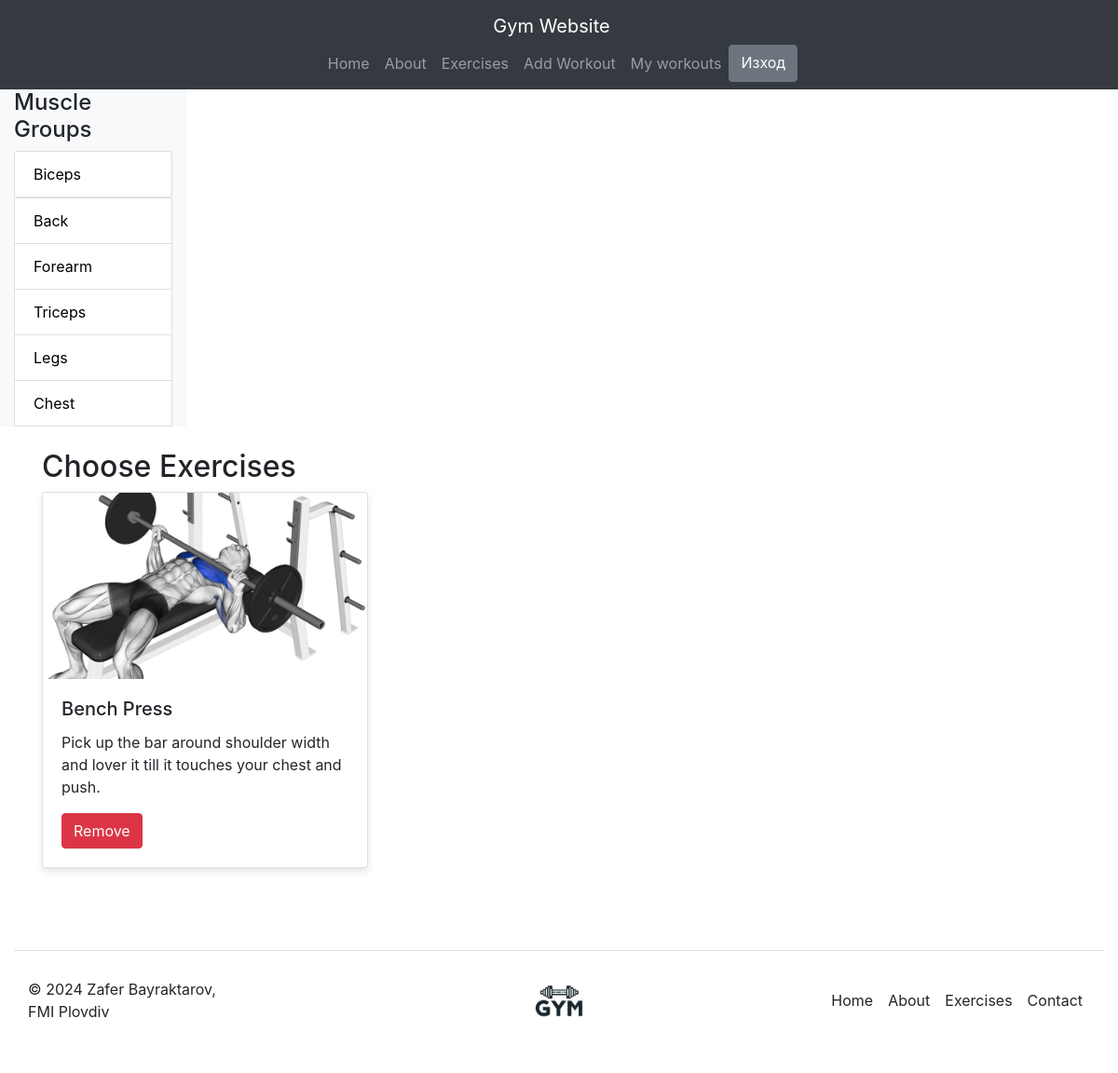
The app's page /my_workouts.php?kid=6 (signed in) with its own data.
### tables this page shows
CREATE TABLE IF NOT EXISTS `exercise_type` (
  `Ex_type_ID` int NOT NULL AUTO_INCREMENT COMMENT 'ПК',
  `Name` varchar(100) NOT NULL COMMENT 'Вид на упражнение',
  `Description` varchar(500) NOT NULL COMMENT 'Описание',
  PRIMARY KEY (`Ex_type_ID`)
);

CREATE TABLE IF NOT EXISTS `workouts` (
  `Workout_ID` int NOT NULL AUTO_INCREMENT COMMENT 'ПК',
  `Name` varchar(100) NOT NULL COMMENT 'Наимонование на упражнение',
  `Image_Url` varchar(255) NOT NULL COMMENT 'Път към изображение',
  `Description` varchar(500) NOT NULL COMMENT 'Описание на упражнение',
  `Type_ID` int DEFAULT NULL COMMENT 'Вид на упражнение',
  PRIMARY KEY (`Workout_ID`),
  KEY `Type_ID` (`Type_ID`)
);

### my_workouts.php (the view, shortened to what this page needs)
<?php
require 'layout/init.inc';
if (isset($_REQUEST['kid'])) {
$kid =  (int)$_REQUEST['kid'];
}
$query   = "SELECT *
FROM  exercise_type ";
  $result = $mysqli->query($query);
require 'layout/nav.inc';
print ('
<div class="container-fluid">
    <div class="row">
      <div class="col-md-2 bg-light sidebar">
        <h4>Muscle Groups</h4>
        <ul class="list-group">
        ');
        while($row = $result->fetch_assoc()){
        print'
          <a id="aBlack" class="list-group-item" href="my_workouts.php?kid='.$row['Ex_type_ID'].'">
        '.htmlspecialchars(stripslashes($row['Name'])).'
          </a>
          </ul>
          ';
        }
        if(isset($kid)) {
            $user =$_SESSION['Account_Id'];
        $query   = "SELECT workouts.Name as WName,exercise_type.Name as TName, exercise_type.Description as TDescription,workouts.Description as WDescription,workouts.Image_Url,workouts.Workout_ID,Type_ID,myworkouts.Account_ID
        FROM workouts RIGHT JOIN exercise_type ON workouts.Type_ID = exercise_type.Ex_type_ID
        RIGHT JOIN myworkouts on myworkouts.Workout_ID = workouts.Workout_ID
        WHERE exercise_type.Ex_type_ID = $kid and workouts.Workout_ID is not null and myworkouts.Account_ID = $user";
          $result = $mysqli->query($query);
        print ('
      </div>
      <div class="container mt-4">
        <h2>Choose Exercises</h2>
        <div class="row">
          ');
          if(isset($_SESSION['Person_Type'])){
          while($row = $result->fetch_assoc())
          print'
          <div class="col-md-4 mb-3">
            <div class="card">
              <img src="uploads/'.$row['Image_Url'].'" class="card-img-top" alt="Exercise Image">
              <div class="card-body">
                <h5 class="card-title">'.$row['WName'].'</h5>
                <p class="card-text">'.$row['WDescription'].'</p>
                <form method="post" name="f" action="'.$_SERVER['PHP_SELF'].'" class="form">
                <input type="hidden" name="ExID" value="'.$row['Workout_ID'].'">
                <button type="submit" class="btn btn-danger">Remove</button>
                </form>
              </div>
            </div>
          </div>
';}
          }
print'
        </div>
      </div>
    </div>
    <br><br>
';
require 'layout/footer.inc';
?>

### style.css (style rules this page uses)
.card-img-top { height: 200px; object-fit: cover; }
#aBlack { color: black; text-decoration: none; }
.card { box-shadow: 0 4px 8px rgba(0, 0, 0, 0.1); transition: all 0.3s ease; }

### records on screen
exercise_type: Name "Biceps"
exercise_type: Name "Back"
exercise_type: Name "Forearm"
exercise_type: Name "Triceps"
exercise_type: Name "Legs"
exercise_type: Name "Chest"
workouts: Image_Url (picture), Name "Bench Press", Description "Pick up the bar around shoulder width and lover it till it touches your chest and push."
